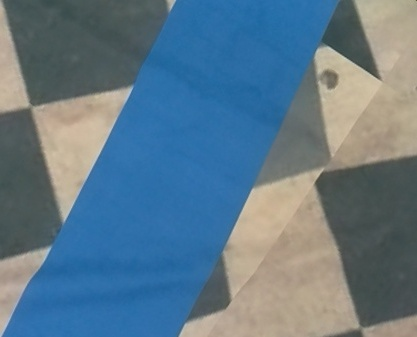
#> input picture img/image_r.jpg, 417 x 337 px
$ jupyter execute '허밍버드_자율비행_가이드북.ipynb'
#> lines starting #> are read from the running program, lines starting #| are printed output that depends on the picture; after the words box and inside, x2 and y2 are one past the last pixel; in counts of white or black regions, pixels touching at a corner belong together
<H2>예제

&nbsp;지금까지 우리는 허밍버드 펌웨어 업데이트부터 라즈베리파이제로의 환경구축, Python을 통한 허밍버드 제어 그리고 Python에서 이미지를 처리하는 방법까지 배워왔다. 이제 간단한 이미지 처리를 통해서 드론을 직접 제어해 보는 시간을 가질 것이다. 이미지 처리를 통해서 드론을 제어하려면 어떤 상황에서 드론이 어떻게 움직일지를 먼저 정해야 한다. 다음 이미지는 드론의 하방카메라로 촬영한 비행 경로 이미지 이다.
<br></br>

<div style="float: left; width: 33%">

    <center>그림 1</center>
</div>

<div style="float: left; width: 33%">

    <center>그림 2</center>
</div>

<div style="float: left; width: 33%">

    <center>그림 3</center>
</div>

&nbsp;그림 1의 경우 드론은 오른쪽으로 방향을 틀어야 하고 그림 2의 경우에는 왼쪽으로 방향을 틀어야 한다. 그리고 그림 3처럼 경로가 반듯하다면 드론은 직진할 것이다.

+ 그림 1의 경우 => 우회전
+ 그림 2의 경우 => 좌회전
+ 그림 3의 경우 => 직진

&nbsp;우리는 이제 어떤 상황에서 드론이 어떻게 움직여야 할지 알았다. 이미지 처리를 통해서 저 세가지 조건을 구분해 드론을 제어해 보자.

## 이미지 처리

먼저 이미지 처리를 위한 기본적인 모듈을 import한다.

[cell 1]
import numpy as np
import cv2
import math

그 다음 이미지 처리를 위한 실험용 주행 경로 이미지를 불러온다.

[cell 2]
route_r = cv2.imread('./img/image_r.jpg')
#> route_r is the input picture: shape (337, 417, 3); mean B, G, R 137.4, 120.7, 95.2
route_l = cv2.imread('./img/image_l.jpg')
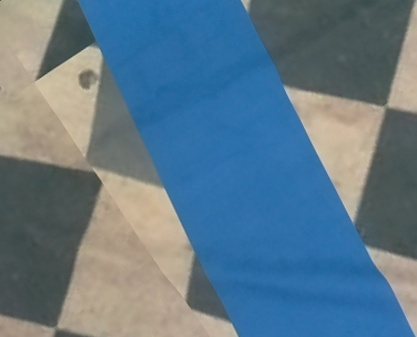
#> input picture img/image_l.jpg, 417 x 337 px
#> route_l is the input picture: shape (337, 417, 3); mean B, G, R 137.4, 120.7, 95.2
route_a = cv2.imread('./img/image_a.jpg')
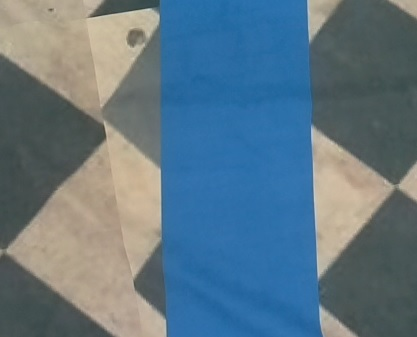
#> input picture img/image_a.jpg, 417 x 337 px
#> route_a is the input picture: shape (337, 417, 3); mean B, G, R 132.7, 118.5, 95.1

우리는 불러온 세개의 이미지를 처리하여 각각 right, left, go_ahead를 출력하게 할 것이다. 따라서 for를 사용하여 세 이미지가 한 번씩 같은 코드를 거쳐 결과를 출력하게 만든다.

[cell 3]
for img in [route_r, route_l, route_a]:
    pass
#> this loop made 3 passes

이제 우리는 pass 부분을 채워 넣어야 한다.

[cell 4]
import numpy as np
import cv2
import math

route_r = cv2.imread('./img/image_r.jpg')
route_l = cv2.imread('./img/image_l.jpg')
route_a = cv2.imread('./img/image_a.jpg')

for img in [route_r, route_l, route_a]:
    cv2.imshow('test', img)
    cv2.waitKey(0)
    cv2.destroyAllWindows()
    yuvimage = cv2.cvtColor(img, cv2.COLOR_BGR2YUV)

    cv2.imshow('test', yuvimage)
    cv2.waitKey(0)
    cv2.destroyAllWindows()

    incrop = 150
    yuvimage = yuvimage[incrop:-150, 150:-150, :]


    cv2.imshow('test', yuvimage)
    cv2.waitKey(0)
    cv2.destroyAllWindows()

    center_idx = [80, 210]  # 세로, 가로

    u = yuvimage[:, :, 1]
    v = yuvimage[:, :, 2]

    biimage_yuv = np.zeros(np.shape(u))

    cv2.imshow('test', biimage_yuv)
    cv2.waitKey(0)
    cv2.destroyAllWindows()

    biimage_yuv[u > 135] = 200

    cv2.imshow('test', biimage_yuv)
    cv2.waitKey(0)
    cv2.destroyAllWindows()

    # 파라미터 초기화
    yaw_cmd = 0
    pitch_cmd = 0
    roll_cmd = 0
    vel = 0

    road_ix = np.where(200 == biimage_yuv)
    road_x = road_ix[0]
    road_y = road_ix[1]

    yy = int(np.mean(road_x))
    xx = int(np.mean(road_y))

    top_ix = np.where(road_x[0] == road_x)
    top_i = top_ix[0][-1]
    top_max = road_y[top_i]
    bottom_max = road_y[-1]

    # ROLL 제어 Part (좌우)
    if abs(center_idx[1] - xx) > 60:  # 좌우 threshold
        if xx > 220:
            roll_cmd = -0.1  ### 오른쪽 이동 정도
        else:
            roll_cmd = 0.1  ### 왼쪽 이동 정도
        vel = 0.2
        cucmd = 'roll control (+좌,-우) : ' + str(roll_cmd)

    # YAW 제어 Part (회전)
    elif abs(top_max - bottom_max) > 50:  # 각도 threshold
        roadangle = top_max - bottom_max
        yaw_cmd = int(roadangle / 3) * (-1)
        if yaw_cmd > 35:
            yaw_cmd = 35  ### 오른쪽 최대 회전 각도
        if yaw_cmd < -35:
            yaw_cmd = -35  ### 왼쪽 최대 회전 각도
        cucmd = 'yaw control (+오,-왼) : ' + str(yaw_cmd)

    # PITCH 제어 Part (앞뒤)
    else:
        pitch_cmd = 0.25  ### 앞으로 이동할 거리
        vel = 0.3  ### 속도
        cucmd = 'pitch control (앞) : ' + str(pitch_cmd)

    print(cucmd)
#> this loop made 3 passes
#> (road_ix, xx, top_i, bottom_max) on passes 1 to 3: (4154 positions, rows 0 to 36, columns 0 to 116, 55, 116, 103), (4144 positions, rows 0 to 36, columns 0 to 116, 60, 116, 116), (3939 positions, rows 0 to 36, columns 10 to 116, 63, 106, 116)
#| roll control (+좌,-우) : 0.1
#| roll control (+좌,-우) : 0.1
#| roll control (+좌,-우) : 0.1
#> pass 1, `u = yuvimage[:, :, 1]`:
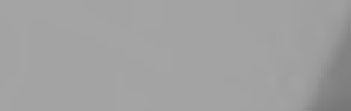
#> u: shape (37, 117) (shown 3 times larger); min 118, max 164, mean 160.6
#> pass 1, `v = yuvimage[:, :, 2]`:
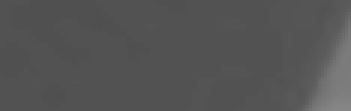
#> v: shape (37, 117) (shown 3 times larger); min 79, max 134, mean 84.7
#> after the loop:
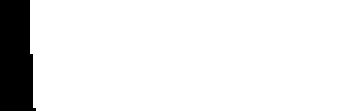
#> biimage_yuv: shape (37, 117) float64 (shown 3 times larger); values 0 (black) and 200 (white), 91% white; 1 black region, box (x1, y1, x2, y2) and area: (0, 0, 12, 37) 390
#     return (0, yaw_cmd, pitch_cmd, roll_cmd, vel)
